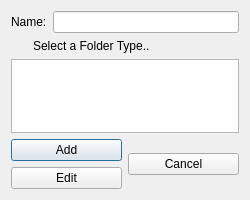
<?xml version="1.0" encoding="UTF-8"?>
<ui version="4.0">
 <class>QOmgFolderDialog</class>
 <widget class="QDialog" name="QOmgFolderDialog">
  <property name="geometry">
   <rect>
    <x>0</x>
    <y>0</y>
    <width>250</width>
    <height>200</height>
   </rect>
  </property>
  <property name="minimumSize">
   <size>
    <width>250</width>
    <height>200</height>
   </size>
  </property>
  <property name="maximumSize">
   <size>
    <width>250</width>
    <height>200</height>
   </size>
  </property>
  <property name="windowTitle">
   <string>Dialog</string>
  </property>
  <layout class="QVBoxLayout" name="verticalLayout_2">
   <item>
    <layout class="QHBoxLayout" name="horizontalLayout_3">
     <item>
      <widget class="QLabel" name="label_3">
       <property name="text">
        <string>Name:</string>
       </property>
      </widget>
     </item>
     <item>
      <widget class="QLineEdit" name="lineEdit"/>
     </item>
    </layout>
   </item>
   <item>
    <layout class="QHBoxLayout" name="horizontalLayout">
     <item>
      <widget class="QLabel" name="label_2">
       <property name="maximumSize">
        <size>
         <width>16</width>
         <height>16</height>
        </size>
       </property>
       <property name="text">
        <string/>
       </property>
       <property name="pixmap">
        <pixmap resource="../../OmegaEditor.qrc">:/OmegaEditor/Resources/Icons/folder.png</pixmap>
       </property>
       <property name="scaledContents">
        <bool>true</bool>
       </property>
      </widget>
     </item>
     <item>
      <widget class="QLabel" name="label">
       <property name="text">
        <string>Select a Folder Type..</string>
       </property>
      </widget>
     </item>
    </layout>
   </item>
   <item>
    <widget class="QListWidget" name="listWidget"/>
   </item>
   <item>
    <layout class="QHBoxLayout" name="horizontalLayout_2">
     <item>
      <layout class="QVBoxLayout" name="verticalLayout">
       <item>
        <widget class="QPushButton" name="pbNew">
         <property name="text">
          <string>Add</string>
         </property>
         <property name="icon">
          <iconset resource="../../OmegaEditor.qrc">
           <normaloff>:/OmegaEditor/Resources/Icons/add.png</normaloff>:/OmegaEditor/Resources/Icons/add.png</iconset>
         </property>
        </widget>
       </item>
       <item>
        <widget class="QPushButton" name="pbEdit">
         <property name="text">
          <string>Edit</string>
         </property>
         <property name="icon">
          <iconset resource="../../OmegaEditor.qrc">
           <normaloff>:/OmegaEditor/Resources/Icons/edit.png</normaloff>:/OmegaEditor/Resources/Icons/edit.png</iconset>
         </property>
        </widget>
       </item>
      </layout>
     </item>
     <item>
      <widget class="QPushButton" name="pbCancel">
       <property name="text">
        <string>Cancel</string>
       </property>
       <property name="icon">
        <iconset resource="../../OmegaEditor.qrc">
         <normaloff>:/OmegaEditor/Resources/Icons/delete.png</normaloff>:/OmegaEditor/Resources/Icons/delete.png</iconset>
       </property>
      </widget>
     </item>
    </layout>
   </item>
  </layout>
 </widget>
 <resources>
  <include location="../../OmegaEditor.qrc"/>
  <include location="images.qrc"/>
 </resources>
 <connections/>
</ui>
